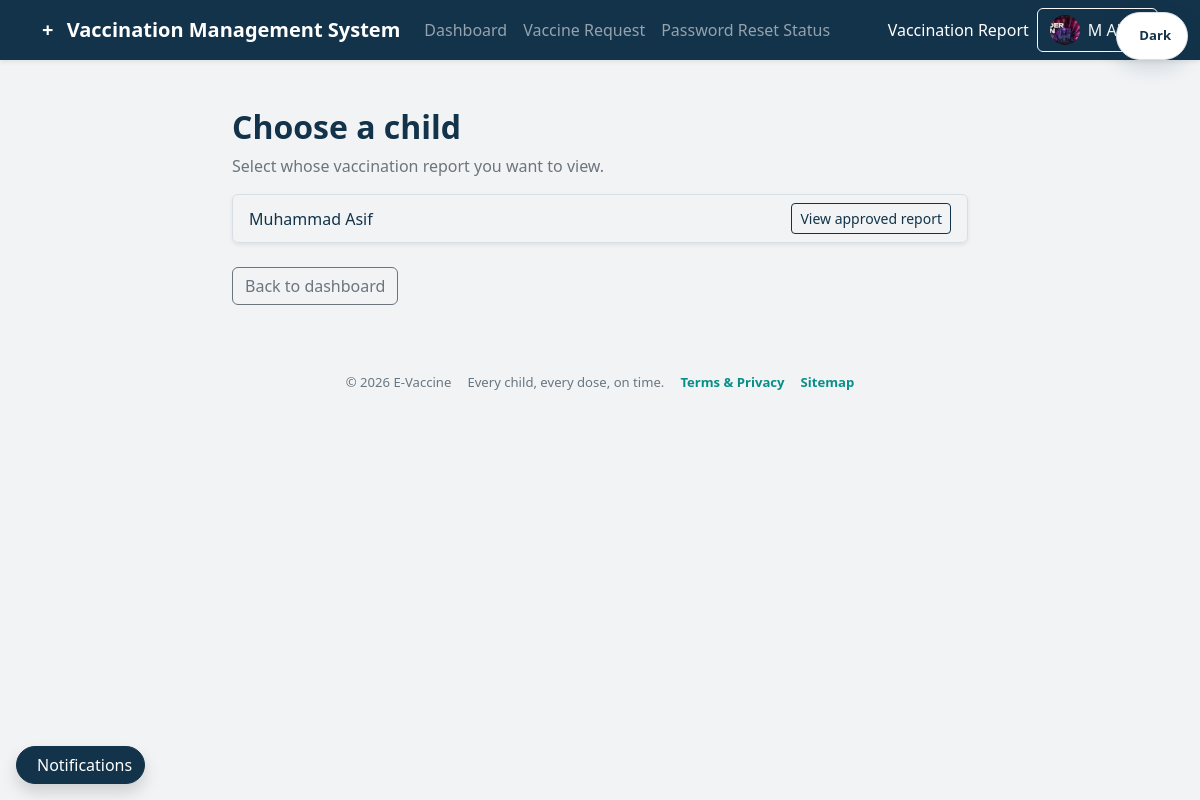
/parents/vaccination_report.php (signed in), run on the app's committed database.
### tables this page shows
CREATE TABLE `parents` (
  `id` int(11) NOT NULL,
  `name` varchar(100) NOT NULL,
  `Relation_with_child` varchar(50) NOT NULL,
  `Phone_no` varchar(15) NOT NULL,
  `email` varchar(100) NOT NULL,
  `CNIC` varchar(13) NOT NULL,
  `Hashed_password` varchar(255) NOT NULL,
  `City` varchar(50) NOT NULL,
  `address` text NOT NULL,
  `created_at` timestamp NOT NULL DEFAULT current_timestamp(),
  `profile_image` varchar(255) DEFAULT NULL
);

CREATE TABLE `children` (
  `id` int(11) NOT NULL,
  `parent_id` int(11) NOT NULL,
  `child_name` varchar(100) NOT NULL,
  `date_of_birth` date NOT NULL,
  `gender` enum('Male','Female') NOT NULL,
  `allergies` varchar(100) DEFAULT NULL,
  `created_at` timestamp NOT NULL DEFAULT current_timestamp(),
  `vaccination_date` date DEFAULT NULL,
  `last_vaccine` varchar(100) DEFAULT NULL
);

### config.php (called while the page is built, shortened)
<?php
function e($value) {
    return htmlspecialchars((string)$value, ENT_QUOTES, 'UTF-8');
}
?>

### includes/parent-auth.php (called while the page is built, shortened)
<?php
require_once __DIR__ . '/../config.php';
$parentId = (int)$_SESSION['user_id']['id'];
$parentResult = mysqli_query(
    $connect,
    "SELECT id, name, email, profile_image FROM parents WHERE id = $parentId LIMIT 1"
);
$parentProfile = mysqli_fetch_assoc($parentResult);
$parentName = (string)$parentProfile['name'];
$parentProfileImage = (string)($parentProfile['profile_image'] ?? '');

### parents/vaccination_report.php (the view, shortened to what this page needs)
<?php
require_once __DIR__ . '/../includes/parent-auth.php';
$parentId = (int)$_SESSION['user_id']['id'];
$childId = filter_var($_GET['child_id'] ?? null, FILTER_VALIDATE_INT);
if (!$childId) {
    $childrenResult = mysqli_query(
        $connect,
        "SELECT DISTINCT c.id, c.child_name
         FROM children c
         INNER JOIN bookings b ON b.child_id = c.id AND b.parent_id = c.parent_id
         WHERE c.parent_id = $parentId AND b.vaccination_status = 'Admin Approved'
         ORDER BY c.child_name"
    );
    ?>
    <!doctype html>
    <html lang="en">
    <head>
        <link href="https://cdn.jsdelivr.net/npm/bootstrap@5.3.3/dist/css/bootstrap.min.css" rel="stylesheet">
        <link href="../includes/theme.css?v=5" rel="stylesheet">
    </head>
    <body class="bg-light">
        <?php $parentPageTitle = 'Vaccination Report'; include __DIR__ . '/../includes/parent-navbar.php'; ?>
        <main class="container py-5" style="max-width:760px">
            <h1 class="h2 fw-bold">Choose a child</h1>
            <p class="text-secondary">Select whose vaccination report you want to view.</p>
            <div class="list-group shadow-sm">
                <?php while ($row = mysqli_fetch_assoc($childrenResult)): ?>
                    <a class="list-group-item list-group-item-action d-flex justify-content-between align-items-center" href="vaccination_report.php?child_id=<?= (int)$row['id'] ?>">
                        <?= htmlspecialchars($row['child_name'], ENT_QUOTES, 'UTF-8') ?>
                        <span class="btn btn-sm btn-outline-primary">View approved report</span>
                    </a>
                <?php endwhile; ?>
            </div>
            <a href="parent_dashboard.php" class="btn btn-outline-secondary mt-4">Back to dashboard</a>
        </main>
    <?php include __DIR__ . '/../includes/portal-footer.php'; ?>
    </body>
    </html>
    <?php
    exit;
}
?>
<?php $parentPageTitle = 'Vaccination Report'; include __DIR__ . '/../includes/parent-navbar.php'; ?>
<?php include __DIR__ . '/../includes/portal-footer.php'; ?>

### includes/parent-navbar.php (shortened to what this page needs)
<?php
$parentPageTitle = $parentPageTitle ?? 'Parent Portal';
$parentAvatarUrl = $parentProfileImage !== '' ? '../' . $parentProfileImage : '';
?>
<nav class="navbar navbar-expand-lg navbar-dark bg-primary shadow-sm">
    <div class="container">
        <a class="navbar-brand fw-bold" href="parent_dashboard.php">
            <span class="me-2">+</span> Vaccination Management System
        </a>
        <div class="collapse navbar-collapse" id="parentNavbar">
            <div class="navbar-nav me-auto">
                <a class="nav-link" href="parent_dashboard.php">Dashboard</a>
                <a class="nav-link" href="vaccine_request.php">Vaccine Request</a>
                <a class="nav-link" href="reset-request-status.php">Password Reset Status</a>
            </div>
            <div class="d-flex align-items-center gap-2">
                <span class="navbar-text text-white"><?= e($parentPageTitle) ?></span>
                <div class="dropdown">
                    <button class="btn btn-outline-light dropdown-toggle d-inline-flex align-items-center gap-2"
                            type="button" data-bs-toggle="dropdown" aria-expanded="false">
                        <?php if ($parentAvatarUrl !== ''): ?>
                            <img src="<?= e($parentAvatarUrl) ?>" alt="" class="rounded-circle object-fit-cover" width="30" height="30">
                        <?php else: ?>
                            <img src="../images/default-avatar.svg" alt="" class="rounded-circle" width="30" height="30">
                        <?php endif; ?>
                        <span class="text-truncate" style="max-width: 150px"><?= e($parentName) ?></span>
                    </button>
                </div>
            </div>
        </div>
    </div>
</nav>

### includes/theme.css (style rules this page uses)
:root { --evax-navy: #12334a; --evax-teal: #078f87; --evax-wine: #7a2846; --evax-light-grey: #f1f3f5; --evax-white: #ffffff; --evax-muted: #687782; --evax-border: #d7dfe4; --bs-primary: var(--evax-navy); --bs-primary-rgb: 18, 51, 74; --bs-success: var(--evax-teal); --bs-success-rgb: 7, 143, 135; --bs-danger: var(--evax-wine); --bs-danger-rgb: 122, 40, 70; --bs-body-bg: var(--evax-light-grey); --bs-body-color: var(--evax-navy); --bs-secondary-color: var(--evax-muted); --bs-border-color: var(--evax-border); --bs-link-color: var(--evax-teal); --bs-link-hover-color: var(--evax-wine); }
* { scrollbar-color: var(--evax-muted) var(--evax-light-grey); }
body { background-color: var(--evax-light-grey) !important; color: var(--bs-body-color) !important; font-family: "Segoe UI", Arial, sans-serif !important; }
html { background-color: var(--evax-light-grey); }
.bg-light, .bg-body-tertiary { background-color: var(--evax-light-grey) !important; }
.navbar.bg-primary, .navbar-dark.bg-primary, .sidebar, .admin-sidebar, .bg-dark { background-color: #12334a !important; }
.navbar.bg-primary .navbar-brand, .navbar-dark.bg-primary .navbar-brand { color: #fff !important; }
.btn-outline-primary { --bs-btn-color: #12334a; --bs-btn-border-color: #12334a; --bs-btn-hover-bg: #12334a; --bs-btn-hover-border-color: #12334a; --bs-btn-active-bg: #12334a; --bs-btn-active-border-color: #12334a; }
.bg-primary { background-color: #12334a !important; }

### data on the page
parents: profile_image (picture), name "M Ali"
children: child_name "Muhammad Asif"

### other printed values
$parentPageTitle "Vaccination Report"
